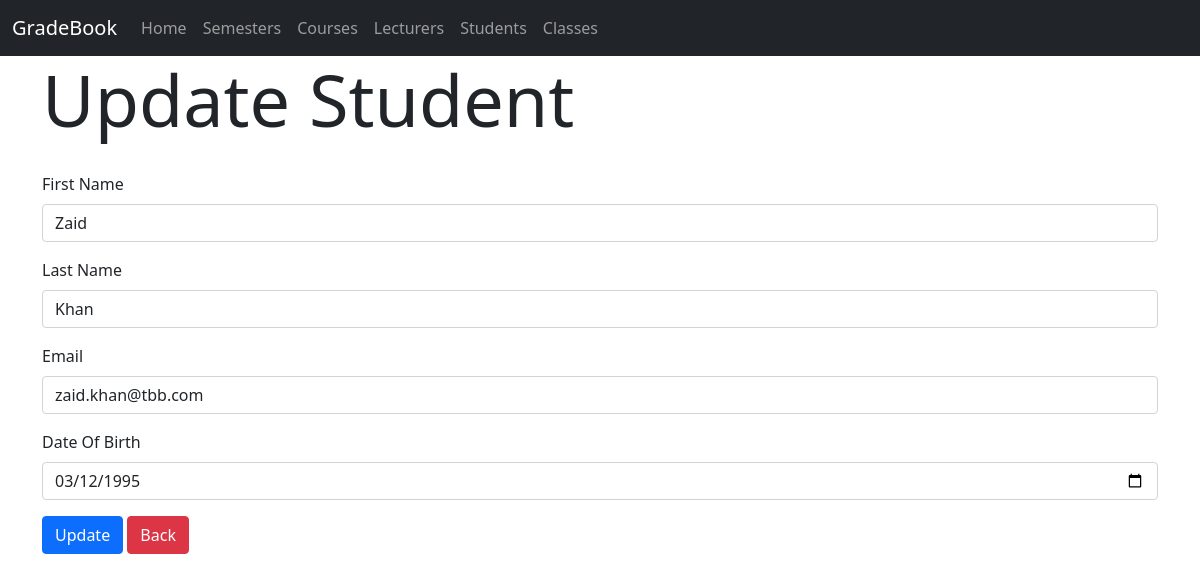
Screenshot of /students/update/2 with the database file from the repository.
### gradebook/models.py (models this page shows, shortened)
class Student(models.Model):
    user = models.OneToOneField(User, null=True, on_delete=models.CASCADE)
    studentID = models.PositiveIntegerField(null=False, blank=False, unique=True)
    firstName = models.CharField(max_length=50, null=False, blank=False)
    lastName = models.CharField(max_length=50, null=False, blank=False)
    email = models.EmailField(max_length=254, null=False, blank=False)
    dateOfBirth = models.DateField(null=False, blank=False)

### gradebook/views.py (the view)
# urls.py: path('students/update/<int:pk>', UpdateStudentView.as_view(), name='update_student'),
class UpdateStudentView(UpdateView):
    model = Student
    form_class = StudentForm
    template_name = 'student/update_student.html'

### gradebook/forms.py
class StudentForm(forms.ModelForm):
    class Meta:
        model = Student
        fields = ('studentID', 'firstName', 'lastName', 'email', 'dateOfBirth')
        widgets = {
            'studentID': forms.NumberInput(attrs={'class': 'form-control'}),
            'firstName': forms.TextInput(attrs={'class': 'form-control', 'placeholder': 'First Name'}),
            'lastName': forms.TextInput(attrs={'class': 'form-control', 'placeholder': 'Last Name'}),
            'email': forms.EmailInput(attrs={'class': 'form-control', 'placeholder': 'Email'}),
            'dateOfBirth': DatePickerInput(attrs={'class': 'form-control'}),
        }

### gradebook/templates/student/update_student.html (shortened to what this page needs)
{% extends "base.html" %}
{% block content %}
    <h1 class="display-2" style="margin-bottom: 30px">Update Student</h1>
    <form method="post">
        <div class="mb-3">
            <label for="firstName" class="form-label">First Name</label>
            {{ form.firstName }}
        </div>
        <div class="mb-3">
            <label for="lastName" class="form-label">Last Name</label>
            {{ form.lastName }}
        </div>
        <div class="mb-3">
            <label for="lastName" class="form-label">Email</label>
            {{ form.email }}
        </div>
        <div class="mb-3">
            <label for="lastName" class="form-label">Date Of Birth</label>
            {{ form.dateOfBirth }}
        </div>
        <button class="btn btn-primary" type="submit">Update</button>
        <a class="btn btn-danger" href="{% url 'list_students' %}">Back</a>
    </form>
{% endblock %}

### rows the page displays
Student: firstName "Zaid", lastName "Khan", email "zaid.khan@tbb.com", dateOfBirth "03/12/1995"
